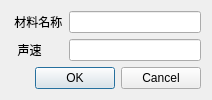
<?xml version="1.0" encoding="UTF-8"?>
<ui version="4.0">
 <class>PanelMaterialEdit</class>
 <widget class="QDialog" name="PanelMaterialEdit">
  <property name="geometry">
   <rect>
    <x>0</x>
    <y>0</y>
    <width>212</width>
    <height>95</height>
   </rect>
  </property>
  <property name="windowTitle">
   <string>Dialog</string>
  </property>
  <layout class="QVBoxLayout" name="verticalLayout">
   <item>
    <layout class="QFormLayout" name="formLayout">
     <property name="fieldGrowthPolicy">
      <enum>QFormLayout::AllNonFixedFieldsGrow</enum>
     </property>
     <item row="0" column="0">
      <widget class="QLabel" name="MaterialNameLabel">
       <property name="text">
        <string> 材料名称</string>
       </property>
      </widget>
     </item>
     <item row="0" column="1">
      <widget class="QLineEdit" name="MaterialNameLineEdit"/>
     </item>
     <item row="1" column="0">
      <widget class="QLabel" name="MaterialVelocityLabel">
       <property name="text">
        <string>  声速</string>
       </property>
      </widget>
     </item>
     <item row="1" column="1">
      <widget class="QLineEdit" name="MaterialVelocityLineEdit"/>
     </item>
    </layout>
   </item>
   <item>
    <widget class="QDialogButtonBox" name="buttonBox">
     <property name="orientation">
      <enum>Qt::Horizontal</enum>
     </property>
     <property name="standardButtons">
      <set>QDialogButtonBox::Cancel|QDialogButtonBox::Ok</set>
     </property>
    </widget>
   </item>
  </layout>
 </widget>
 <resources/>
 <connections>
  <connection>
   <sender>buttonBox</sender>
   <signal>accepted()</signal>
   <receiver>PanelMaterialEdit</receiver>
   <slot>accept()</slot>
   <hints>
    <hint type="sourcelabel">
     <x>248</x>
     <y>254</y>
    </hint>
    <hint type="destinationlabel">
     <x>157</x>
     <y>274</y>
    </hint>
   </hints>
  </connection>
  <connection>
   <sender>buttonBox</sender>
   <signal>rejected()</signal>
   <receiver>PanelMaterialEdit</receiver>
   <slot>reject()</slot>
   <hints>
    <hint type="sourcelabel">
     <x>316</x>
     <y>260</y>
    </hint>
    <hint type="destinationlabel">
     <x>286</x>
     <y>274</y>
    </hint>
   </hints>
  </connection>
 </connections>
</ui>
